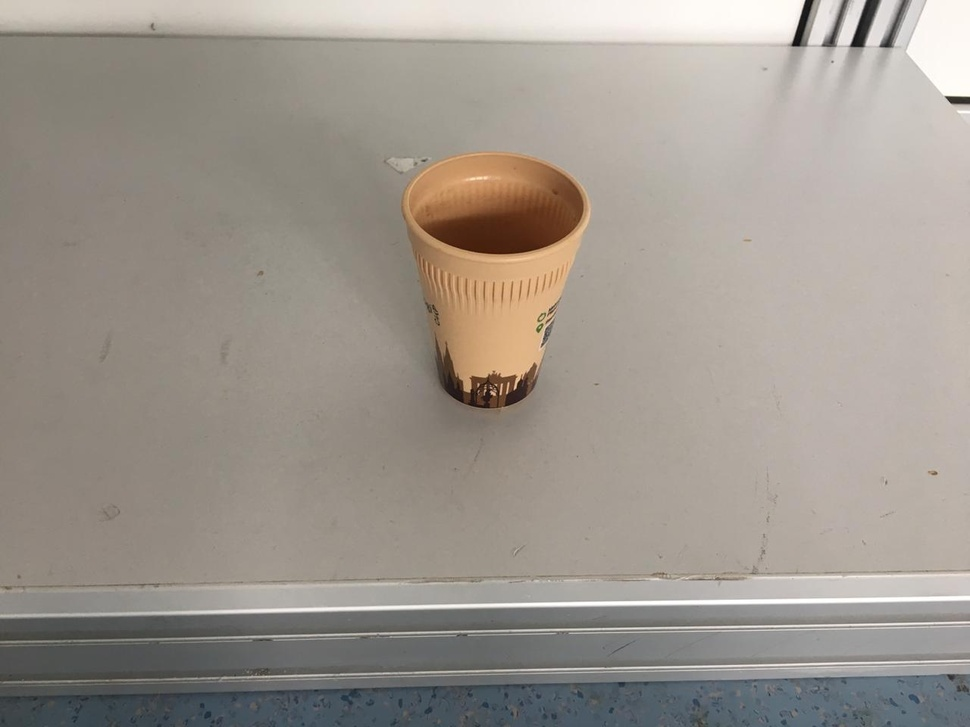
#> input picture OpenCV_objectmatching/image_tech/Q1.jpeg, 970 x 727 px, shrunk from 1280 x 960 before the run
$ python template_match_python.py image_tech/Q1.jpeg image_tech/Q2.jpeg image_tech/Q2.jpeg
#> lines starting #> are read from the running program, lines starting #| are printed output that depends on the picture; after the words box and inside, x2 and y2 are one past the last pixel; in counts of white or black regions, pixels touching at a corner belong together
from __future__ import print_function
import sys
import cv2 as cv

use_mask = False
img = None
templ = None
mask = None
image_window = "Source Image"
result_window = "Result window"
match_method = 0
max_Trackbar = 5


def main(argv):
    if (len(sys.argv) < 3):
        print('Not enough parameters')
        print('Usage:\nmatch_template_demo.py <image_name> <template_name> [<mask_name>]')
        return -1

    global img
    global templ
    img = cv.imread(sys.argv[1], cv.IMREAD_COLOR)
#> img is the input picture: shape (727, 970, 3); mean B, G, R 141.9, 150.1, 157.5
    templ = cv.imread(sys.argv[2], cv.IMREAD_COLOR)
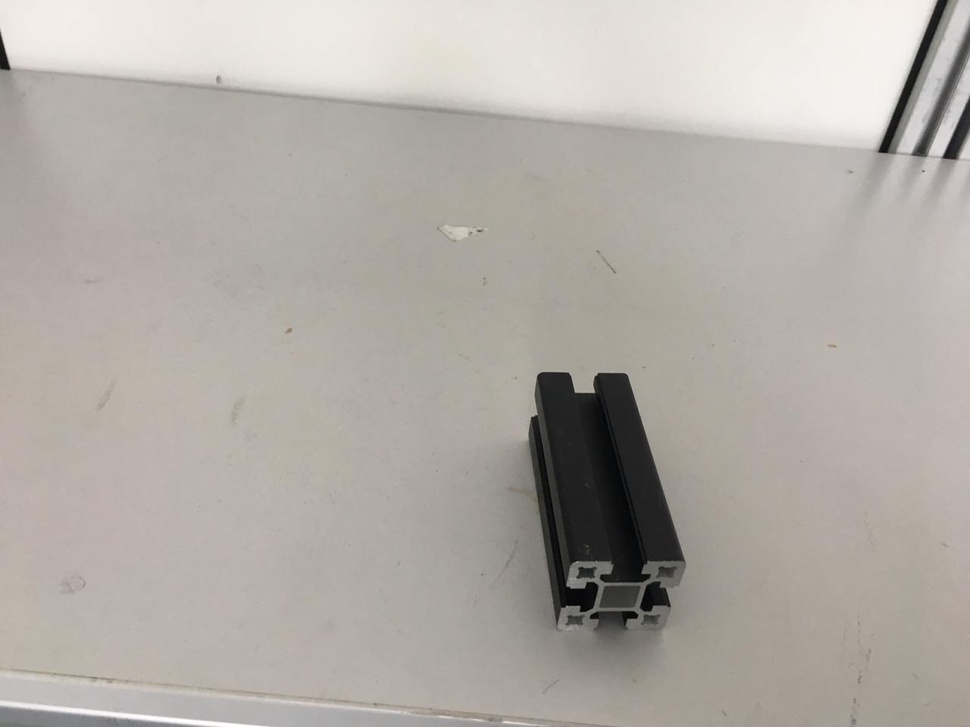
#> input picture OpenCV_objectmatching/image_tech/Q2.jpeg, 970 x 727 px, shrunk from 1280 x 960 before the run
#> templ is the input picture: shape (727, 970, 3); mean B, G, R 166.2, 172.3, 177.4
    if (len(sys.argv) > 3):
        global use_mask
        use_mask = True
        global mask
        mask = cv.imread(sys.argv[3], cv.IMREAD_COLOR)
    if ((img is None) or (templ is None) or (use_mask and (mask is None))):
        print('Can\'t read one of the images')
        return -1

    cv.namedWindow(image_window, cv.WINDOW_AUTOSIZE)
    cv.namedWindow(result_window, cv.WINDOW_AUTOSIZE)

    trackbar_label = 'Method: \n 0: SQDIFF \n 1: SQDIFF NORMED \n 2: TM CCORR \n 3: TM CCORR NORMED \n 4: TM COEFF \n 5: TM COEFF NORMED'
    cv.createTrackbar(trackbar_label, image_window, match_method, max_Trackbar, MatchingMethod)

    MatchingMethod(match_method)

    cv.waitKey(0)
    return 0


def MatchingMethod(param):
#> called with param = 0
    global match_method
    match_method = param

    img_display = img.copy()

    method_accepts_mask = (cv.TM_SQDIFF == match_method or match_method == cv.TM_CCORR_NORMED)
    if (use_mask and method_accepts_mask):
        result = cv.matchTemplate(img, templ, match_method, None, mask)
#> result = [5.99e+09]
    else:
        result = cv.matchTemplate(img, templ, match_method)

    cv.normalize(result, result, 0, 1, cv.NORM_MINMAX, -1)

    _minVal, _maxVal, minLoc, maxLoc = cv.minMaxLoc(result, None)
#> minLoc = (0, 0); maxLoc = (0, 0)

    if (match_method == cv.TM_SQDIFF or match_method == cv.TM_SQDIFF_NORMED):
        matchLoc = minLoc
#> matchLoc = (0, 0)
    else:
        matchLoc = maxLoc
    print("match_loc",matchLoc)
#| match_loc (0, 0)
    cv.rectangle(img_display, matchLoc, (matchLoc[0] + templ.shape[0], matchLoc[1] + templ.shape[1]), (0, 0, 0), 2, 8,
                 0)
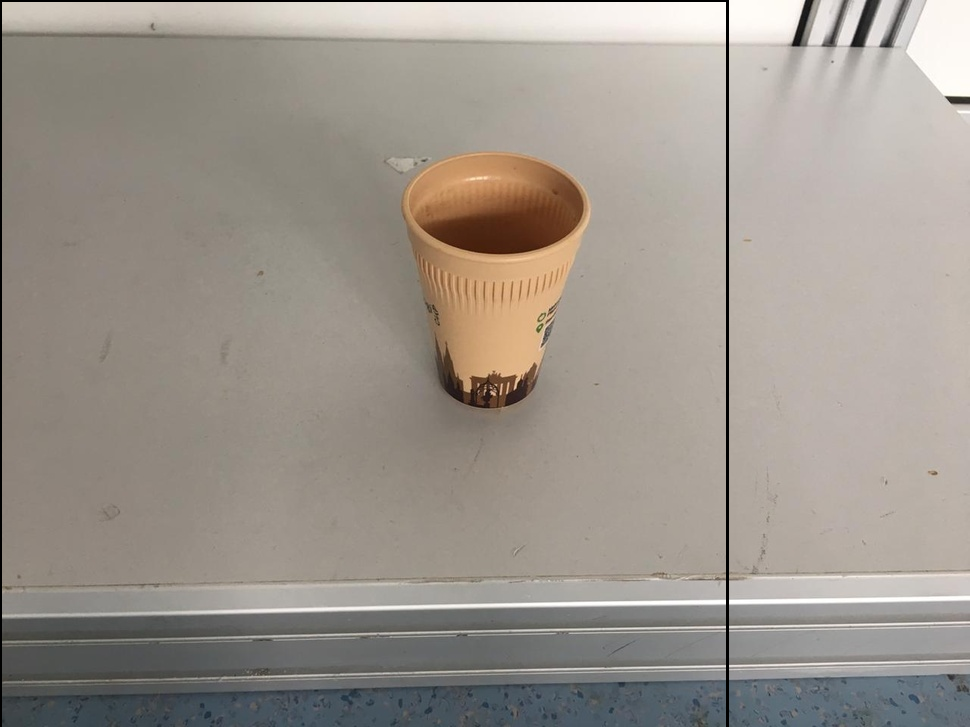
#> img_display: shape (727, 970, 3); 0.72% of pixels changed, all inside (x1, y1, x2, y2) = (0, 0, 729, 727)
    cv.rectangle(result, matchLoc, (matchLoc[0] + templ.shape[0], matchLoc[1] + templ.shape[1]), (0, 0, 0), 5, 8, 0)
    cv.imshow(image_window, img_display)
    cv.imshow(result_window, result)

    pass
    return 0

if __name__ == "__main__":
    print(sys.argv)
    main(sys.argv[1:])
